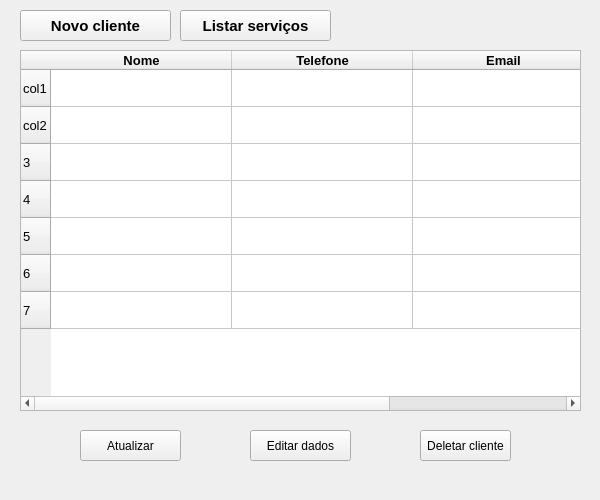
<?xml version="1.0" encoding="UTF-8"?>
<ui version="4.0">
 <class>MainWindow</class>
 <widget class="QMainWindow" name="MainWindow">
  <property name="geometry">
   <rect>
    <x>0</x>
    <y>0</y>
    <width>600</width>
    <height>500</height>
   </rect>
  </property>
  <property name="windowTitle">
   <string>MainWindow</string>
  </property>
  <widget class="QWidget" name="centralwidget">
   <widget class="QPushButton" name="btnNovoCliente">
    <property name="geometry">
     <rect>
      <x>20</x>
      <y>10</y>
      <width>151</width>
      <height>31</height>
     </rect>
    </property>
    <property name="font">
     <font>
      <pointsize>11</pointsize>
      <weight>75</weight>
      <bold>true</bold>
     </font>
    </property>
    <property name="cursor">
     <cursorShape>ArrowCursor</cursorShape>
    </property>
    <property name="layoutDirection">
     <enum>Qt::LeftToRight</enum>
    </property>
    <property name="styleSheet">
     <string notr="true">Text-align:center</string>
    </property>
    <property name="text">
     <string>Novo cliente</string>
    </property>
   </widget>
   <widget class="QPushButton" name="btnListarClientes">
    <property name="geometry">
     <rect>
      <x>180</x>
      <y>10</y>
      <width>151</width>
      <height>31</height>
     </rect>
    </property>
    <property name="font">
     <font>
      <pointsize>11</pointsize>
      <weight>75</weight>
      <bold>true</bold>
     </font>
    </property>
    <property name="text">
     <string>Listar serviços</string>
    </property>
   </widget>
   <widget class="QPushButton" name="btnEditarDados">
    <property name="geometry">
     <rect>
      <x>250</x>
      <y>430</y>
      <width>101</width>
      <height>31</height>
     </rect>
    </property>
    <property name="text">
     <string>Editar dados</string>
    </property>
   </widget>
   <widget class="QPushButton" name="btnAtualizar">
    <property name="geometry">
     <rect>
      <x>80</x>
      <y>430</y>
      <width>101</width>
      <height>31</height>
     </rect>
    </property>
    <property name="text">
     <string>Atualizar</string>
    </property>
   </widget>
   <widget class="QPushButton" name="btnDelCliente">
    <property name="geometry">
     <rect>
      <x>420</x>
      <y>430</y>
      <width>91</width>
      <height>31</height>
     </rect>
    </property>
    <property name="text">
     <string>Deletar cliente</string>
    </property>
   </widget>
   <widget class="QTableWidget" name="tableWidget">
    <property name="geometry">
     <rect>
      <x>20</x>
      <y>50</y>
      <width>561</width>
      <height>361</height>
     </rect>
    </property>
    <property name="font">
     <font>
      <pointsize>10</pointsize>
      <weight>50</weight>
      <bold>false</bold>
     </font>
    </property>
    <property name="rowCount">
     <number>7</number>
    </property>
    <property name="columnCount">
     <number>3</number>
    </property>
    <attribute name="horizontalHeaderMinimumSectionSize">
     <number>30</number>
    </attribute>
    <attribute name="horizontalHeaderDefaultSectionSize">
     <number>181</number>
    </attribute>
    <attribute name="verticalHeaderMinimumSectionSize">
     <number>37</number>
    </attribute>
    <attribute name="verticalHeaderDefaultSectionSize">
     <number>37</number>
    </attribute>
    <row>
     <property name="text">
      <string>col1</string>
     </property>
    </row>
    <row>
     <property name="text">
      <string>col2</string>
     </property>
    </row>
    <row/>
    <row/>
    <row/>
    <row/>
    <row/>
    <column>
     <property name="text">
      <string>Nome</string>
     </property>
     <property name="font">
      <font>
       <pointsize>10</pointsize>
       <weight>75</weight>
       <bold>true</bold>
      </font>
     </property>
    </column>
    <column>
     <property name="text">
      <string>Telefone</string>
     </property>
     <property name="font">
      <font>
       <pointsize>10</pointsize>
       <weight>75</weight>
       <bold>true</bold>
      </font>
     </property>
    </column>
    <column>
     <property name="text">
      <string>Email</string>
     </property>
     <property name="font">
      <font>
       <pointsize>10</pointsize>
       <weight>75</weight>
       <bold>true</bold>
      </font>
     </property>
    </column>
   </widget>
  </widget>
  <widget class="QMenuBar" name="menubar">
   <property name="geometry">
    <rect>
     <x>0</x>
     <y>0</y>
     <width>600</width>
     <height>21</height>
    </rect>
   </property>
  </widget>
 </widget>
 <resources/>
 <connections/>
</ui>
